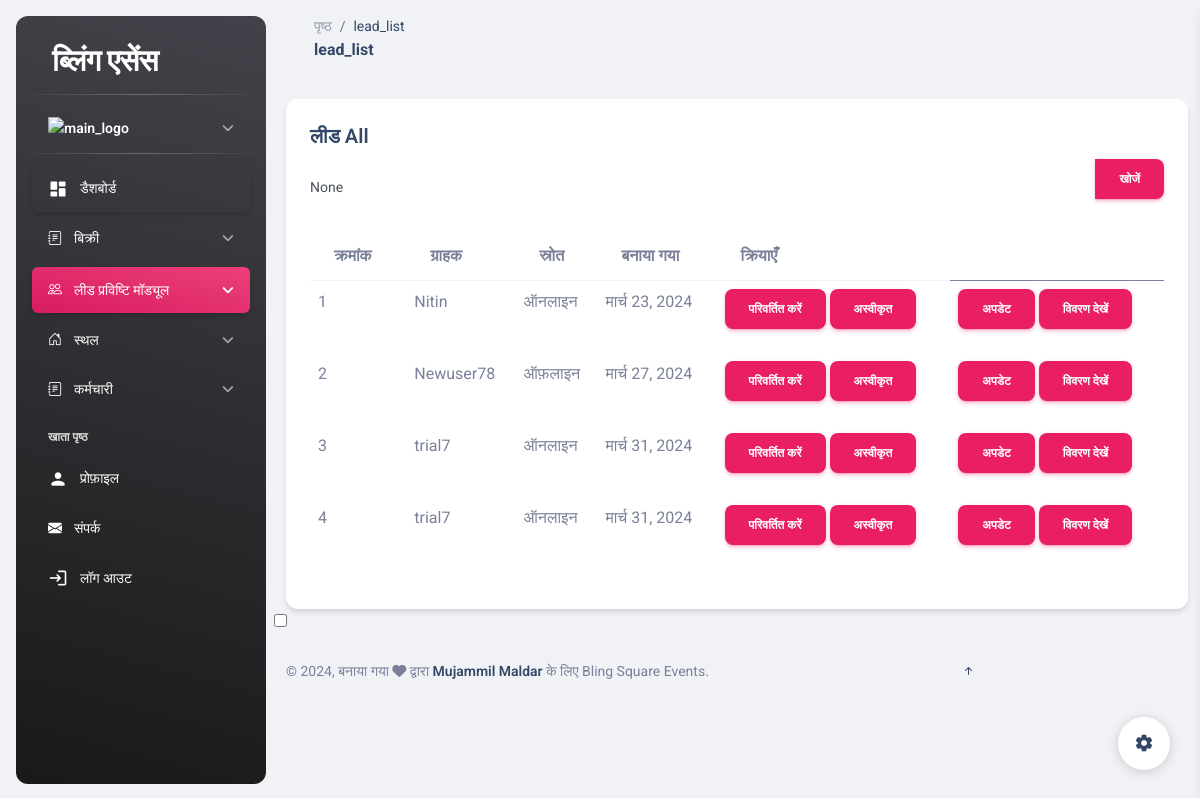
The app's page /lead_list/ with its own data.
### dashboard/models.py (models this page shows, shortened)
class Lead(models.Model):
    SOURCE_CHOICES = (
        ('online', _('Online')),
        ('offline', _('Offline')),
    )
    event = models.ForeignKey(
        Event,
        on_delete=models.CASCADE,
        related_name='lead',  # Assuming you have a related_name specified
        verbose_name=_('Event'),  # Adjust verbose_name as needed
        null=True,  # Allow the event to be optional
        blank=True,
    )
    user = models.ForeignKey(
        CustomUser,
        on_delete=models.CASCADE,
        verbose_name=_('User who created the lead')
    )
    client = models.ForeignKey(
        Client,
        on_delete=models.CASCADE,
        related_name='leads',
        verbose_name=_('Client')
    )
    sales = models.ForeignKey(Sales, on_delete=models.CASCADE, related_name='events', null=True, blank=True)
    source = models.CharField(
        max_length=10,
        choices=SOURCE_CHOICES,
        verbose_name=_('Source')
    )
    reject = models.BooleanField(
        default=False,
        verbose_name=_('Rejected')
    )
    message = models.TextField(
        blank=True,
        default='remain',# Make the field optional
        verbose_name=_('Message'),
    )
    created_at = models.DateTimeField(
        auto_now_add=True,
        verbose_name=_('Created at')
    )
    convert = models.BooleanField(
        default=False,
        verbose_name=_('Convert')
    )
    referral = models.CharField(
        max_length=30,
        blank=True,
        null=True,
        verbose_name=_('Referral')
    )
    class Meta:
        verbose_name = _('Lead')
        verbose_name_plural = _('Leads')

class Client(models.Model):
    name = models.CharField(max_length=100)
    number = models.BigIntegerField(unique = True)
    email = models.EmailField(unique=True)
    bookings_count = models.PositiveIntegerField(default=0)  # Track number of bookings
    leadperson = models.BooleanField(default=False)

### dashboard/leads/leads_views.py (the view)
# urls.py: path('lead_list/', views.LeadList, name='lead_list'),
def LeadList(request):
    leads = Lead.objects.filter(reject=False,convert=False)
    query = request.GET.get('q')
    if query:
        leads = leads.filter(Q(client__name__icontains=query) | Q(message__icontains=query))
    context = {'leads': leads, 'name': 'All', 'search_query': query}  # Pass search query to template
    return render(request, 'lead_list.html', context)

### middlewar/theme.py (called while the page is built)
    def __call__(self, request):
        response = self.get_response(request)
        if 'theme' in request.COOKIES:
            theme = request.COOKIES['theme']
            if theme == 'dark':
                response.set_cookie('theme', 'dark')
            else:
                response.set_cookie('theme', 'light')
        else:
            response.set_cookie('theme', 'light')
        return response

### template/lead_list.html (shortened to what this page needs)
{% extends 'base.html' %}
{% load i18n %}
{% block main %}
<main class="main-content position-relative max-height-vh-100 h-100 border-radius-lg ">
    <div class="container mt-4">
        <div class="card recent-sales overflow-auto">
            <div class="card-body">
                <h5 class="card-title">{% trans "Lead" %} {{ name }}</h5>
                <form method="get" class="mb-3">
                    <div class="input-group">
                        <input type="text" class="form-control" name="q" placeholder="{% trans "Search by message" %}" value="{{ search_query }}">
                        <button type="submit" class="btn btn-primary">{% trans "Search" %}</button>
                    </div>
                </form>
                <table class="table table-borderless datatable">
                    <thead>
                        <tr>
                            <th scope="col">{% trans "Sr.No" %}</th>
                            <th scope="col">{% trans "Client" %}</th>
                            <th scope="col">{% trans "Source" %}</th>
                            <th scope="col">{% trans "Created At" %}</th>
                            <th scope="col">{% trans "Actions" %}</th>
                        </tr>
                    </thead>
                    <tbody>
                        {% for lead in leads %}
                        <tr>
                            <td scope="row">{{ forloop.counter }}</td>
                            <td>{{ lead.client.name }}</td>
                            <td>{{ lead.get_source_display }}</td>
                            <td>{{ lead.created_at|date:"F d, Y" }}</td>
                            <td>
                                {% if name == 'All' %}
                                    {% if not lead.convert %}
                                        <a href="/convert/{{ lead.id }}" class="btn btn-primary">{% trans "Convert" %}</a>
                                    {% endif %}
                                    <a href="/reject/{{ lead.id }}" class="btn btn-primary">{% trans "Reject" %}</a>
                                {% endif %}
                            </td>
                            <td>
                                <a href="/update_leads/{{ lead.id }}" class="btn btn-primary">{% trans "Update" %}</a>
                                <a href="/lead_list/{{ lead.id }}" class="btn btn-primary">{% trans "See Details" %}</a>
                            </td>
                        </tr>
                        {% empty %}
                        <tr>
                            <td colspan="5">{% trans "No leads found." %}</td>
                        </tr>
                        {% endfor %}
                    </tbody>
                </table>
            </div>
        </div>
    </div>
</main>
{% endblock main %}

### records on screen
Lead: client.name "Nitin", source "ऑनलाइन", created_at "मार्च 23, 2024"
Lead: client.name "Newuser78", source "ऑफ़लाइन", created_at "मार्च 27, 2024"
Lead: client.name "trial7", source "ऑनलाइन", created_at "मार्च 31, 2024"
Lead: client.name "trial7", source "ऑनलाइन", created_at "मार्च 31, 2024"

### other values on screen
{{ request.path|cut:"/" }} "lead_list"
{{ name }} "All"
